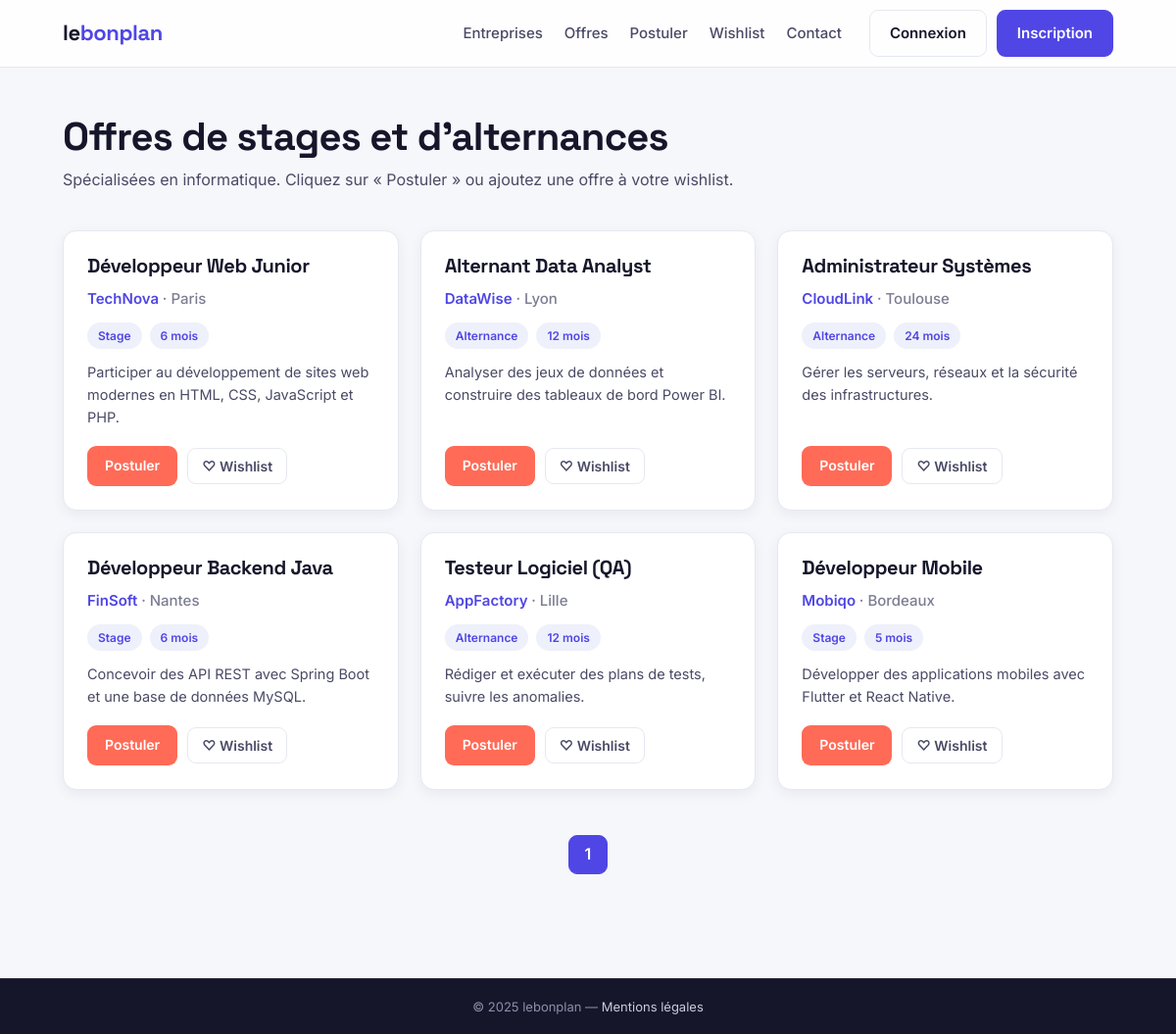
The page /controlleur/offres.php on the database its author committed.
### tables this page shows
CREATE TABLE IF NOT EXISTS offres (
    id          INT AUTO_INCREMENT PRIMARY KEY,
    titre       VARCHAR(150) NOT NULL,
    entreprise  VARCHAR(120) NOT NULL,
    lieu        VARCHAR(120) NOT NULL,
    types       VARCHAR(60)  NOT NULL,    
    duree       VARCHAR(60)  NOT NULL,    
    description TEXT         NOT NULL
);

### controlleur/offres.php (the view, shortened to what this page needs)
<?php
require  '../models/db.php';
$parPage = 10;
$page = isset($_GET['page']) ? (int)$_GET['page'] : 1;
$start = ($page - 1) * $parPage;
$total = $pdo->query("SELECT COUNT(*) FROM offres")->fetchColumn();
$totalPages = ceil($total / $parPage);
$stmt = $pdo->prepare("SELECT * FROM offres LIMIT :start, :limit");
$stmt->bindValue(':start', $start, PDO::PARAM_INT);
$stmt->bindValue(':limit', $parPage, PDO::PARAM_INT);
$stmt->execute();
$offresPage = $stmt->fetchAll();
function afficherPaginationOffres($pageActuelle, $totalPages) {
    $html = '<ul class="pagination-list">';
    for ($i = 1; $i <= $totalPages; $i++) {
        if ($i == $pageActuelle) {
            $html .= '<li><span class="active">' . $i . '</span></li>';
        } else {
            $html .= '<li><a href="?page=' . $i . '">' . $i . '</a></li>';
        }
    }
    $html .= '</ul>';
    return $html;
}
?>
<!DOCTYPE html>
<html lang="fr">
<head>
    <link rel="stylesheet" href="../vue/global.css">
</head>
<body>
    <header class="site-header">
        <div class="container nav-wrap">
            <a class="logo" href="../index.php">le<span>bonplan</span></a>
            <nav class="site-nav">
                <a href="entreprises.php">Entreprises</a>
                <a href="offres.php">Offres</a>
                <a href="../vue/prosit.html">Postuler</a>
                <a href="../vue/wishlist.html">Wishlist</a>
                <a href="../vue/contact.html">Contact</a>
                <span class="nav-auth">
                    <a class="btn btn-ghost" href="../vue/connexion.html">Connexion</a>
                    <a class="btn btn-primary" href="../vue/inscription.html">Inscription</a>
                </span>
            </nav>
        </div>
    </header>
    <main class="container">
        <div class="page-title">
            <h1>Offres de stages et d'alternances</h1>
            <p>Spécialisées en informatique. Cliquez sur « Postuler » ou ajoutez une offre à votre wishlist.</p>
        </div>
        <div class="grid-offres">
            <?php foreach ($offresPage as $offre): ?>
                <article class="offre">
                    <h2><?= htmlspecialchars($offre['titre']) ?></h2>
                    <p class="entreprise"><?= htmlspecialchars($offre['entreprise']) ?> <span>· <?= htmlspecialchars($offre['lieu']) ?></span></p>
                    <div class="types">
                        <span class="tag"><?= htmlspecialchars($offre['types']) ?></span>
                        <span class="tag"><?= htmlspecialchars($offre['duree']) ?></span>
                    </div>
                    <p class="description"><?= htmlspecialchars($offre['description']) ?></p>
                    <div class="offre-actions">
                        <a class="btn-postuler" href="../vue/prosit.html?titre=<?= urlencode($offre['titre']) ?>&entreprise=<?= urlencode($offre['entreprise']) ?>&lieu=<?= urlencode($offre['lieu']) ?>&types=<?= urlencode($offre['types']) ?>&duree=<?= urlencode($offre['duree']) ?>&description=<?= urlencode($offre['description']) ?>">Postuler</a>
                        <button class="wishlist-btn"
                            data-id="<?= $offre['id'] ?>"
                            data-title="<?= htmlspecialchars($offre['titre']) ?>"
                            data-company="<?= htmlspecialchars($offre['entreprise']) ?>">♡ Wishlist</button>
                    </div>
                </article>
            <?php endforeach; ?>
        </div>
        <?= afficherPaginationOffres($page, $totalPages); ?>
    </main>
    <footer class="site-footer">
        <div class="footer-bottom">&copy; 2025 lebonplan — <a href="../vue/mention.html">Mentions légales</a></div>
    </footer>
</body>
</html>

### vue/global.css (style rules this page uses)
:root { --ink: #16162b; --ink-soft: #4a4a66; --muted: #7b7d92; --primary: #4f46e5; --primary-d:#4338ca; --accent: #ff6b57; --accent-d: #f0533d; --bg: #f6f7fb; --surface: #ffffff; --line: #e6e8f1; --green: #16a36a; --radius: 14px; --radius-sm:9px; --shadow: 0 10px 30px rgba(22, 22, 43, .07); --shadow-sm:0 4px 14px rgba(22, 22, 43, .06); --maxw: 1120px; }
* { box-sizing: border-box; margin: 0; padding: 0; }
html { scroll-behavior: smooth; }
body { font-family: "Inter", system-ui, -apple-system, Arial, sans-serif; background: var(--bg); color: var(--ink); line-height: 1.6; -webkit-font-smoothing: antialiased; }
h1, h2, h3, h4, .logo { font-family: "Space Grotesk", "Inter", sans-serif; line-height: 1.15; letter-spacing: -.02em; }
a { color: inherit; text-decoration: none; }
.container { max-width: var(--maxw); margin: 0 auto; padding: 0 24px; }
.site-header { position: sticky; top: 0; z-index: 50; background: rgba(255,255,255,.85); backdrop-filter: blur(10px); border-bottom: 1px solid var(--line); }
.nav-wrap { display: flex; align-items: center; gap: 18px; height: 68px; }
.logo { font-size: 22px; font-weight: 700; color: var(--ink); }
.logo span { color: var(--primary); }
.site-nav { margin-left: auto; display: flex; align-items: center; gap: 22px; }
.site-nav a:not(.btn) { color: var(--ink-soft); font-weight: 500; font-size: 15px; position: relative; }
.nav-auth { display: flex; gap: 10px; align-items: center; margin-left: 6px; }
.btn { display: inline-flex; align-items: center; justify-content: center; gap: 8px; padding: 11px 20px; border-radius: var(--radius-sm); font-weight: 600; font-size: 15px; cursor: pointer; border: 1px solid transparent; transition: transform .05s, background .2s, box-shadow .2s; font-family: inherit; white-space: nowrap; }
.btn-primary { background: var(--primary); color: #fff; }
.btn-ghost { background: transparent; color: var(--ink); border-color: var(--line); }
.page-title { padding: 48px 0 8px; }
.page-title h1 { font-size: clamp(28px, 4vw, 40px); }
.page-title p { color: var(--ink-soft); margin-top: 8px; }
.grid-offres { display: grid; grid-template-columns: repeat(auto-fill, minmax(320px, 1fr)); gap: 22px; padding: 30px 0 10px; }
.offre { background: var(--surface); border: 1px solid var(--line); border-radius: var(--radius); padding: 24px; box-shadow: var(--shadow-sm); display: flex; flex-direction: column; gap: 10px; transition: transform .15s, box-shadow .2s; }
.offre h2 { font-size: 20px; }
.offre .entreprise { color: var(--primary); font-weight: 600; font-size: 15px; }
.offre .entreprise span { color: var(--muted); font-weight: 500; }
.offre .types { display: inline-flex; gap: 8px; flex-wrap: wrap; margin: 2px 0; }
.tag { font-size: 12px; font-weight: 600; padding: 4px 11px; border-radius: 999px; background: #eef0fb; color: var(--primary); }
.offre .description { color: var(--ink-soft); font-size: 14.5px; flex: 1; }
.offre-actions { display: flex; gap: 10px; align-items: center; margin-top: 8px; flex-wrap: wrap; }
.btn-postuler { background: var(--accent); color: #fff; padding: 9px 18px; border-radius: var(--radius-sm); font-weight: 600; font-size: 14px; }
.wishlist-btn { background: transparent; color: var(--ink-soft); border: 1px solid var(--line); padding: 9px 14px; border-radius: var(--radius-sm); font-weight: 600; font-size: 14px; cursor: pointer; font-family: inherit; }
.pagination, .pagination-list { list-style: none; display: flex; gap: 8px; justify-content: center; padding: 36px 0; flex-wrap: wrap; }
.pagination li a, .pagination li span, .pagination-list li a, .pagination-list li span { display: inline-flex; align-items: center; justify-content: center; min-width: 40px; height: 40px; padding: 0 12px; border-radius: var(--radius-sm); border: 1px solid var(--line); background: var(--surface); color: var(--ink-soft); font-weight: 600; }
.pagination li.active span, .pagination-list li .active { background: var(--primary); color: #fff; border-color: var(--primary); }
.site-footer { background: var(--ink); color: #c9cadb; margin-top: 70px; }
.footer-bottom { border-top: 1px solid rgba(255,255,255,.1); padding: 18px 24px; font-size: 13px; color: #8d8fa8; text-align: center; }
.footer-bottom a { color: #c9cadb; }

### rows shown on the page
offres: titre "Développeur Web Junior", entreprise "TechNova", lieu "Paris", types "Stage", duree "6 mois", description "Participer au développement de sites web modernes en HTML, CSS, JavaScript et PHP."
offres: titre "Alternant Data Analyst", entreprise "DataWise", lieu "Lyon", types "Alternance", duree "12 mois", description "Analyser des jeux de données et construire des tableaux de bord Power BI."
offres: titre "Administrateur Systèmes", entreprise "CloudLink", lieu "Toulouse", types "Alternance", duree "24 mois", description "Gérer les serveurs, réseaux et la sécurité des infrastructures."
offres: titre "Développeur Backend Java", entreprise "FinSoft", lieu "Nantes", types "Stage", duree "6 mois", description "Concevoir des API REST avec Spring Boot et une base de données MySQL."
offres: titre "Testeur Logiciel (QA)", entreprise "AppFactory", lieu "Lille", types "Alternance", duree "12 mois", description "Rédiger et exécuter des plans de tests, suivre les anomalies."
offres: titre "Développeur Mobile", entreprise "Mobiqo", lieu "Bordeaux", types "Stage", duree "5 mois", description "Développer des applications mobiles avec Flutter et React Native."
